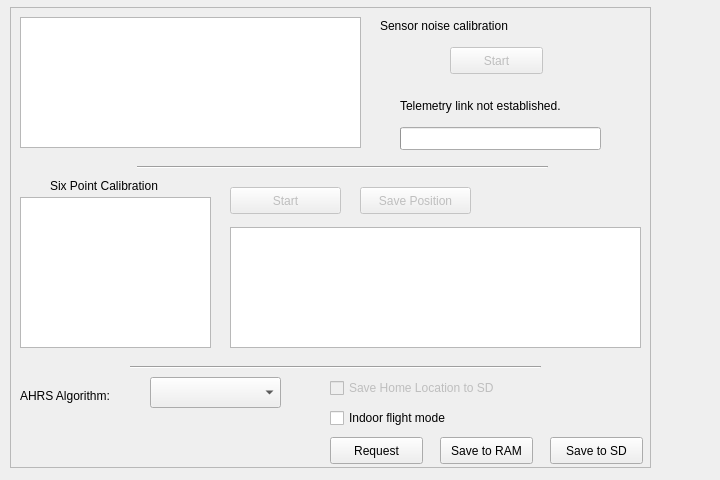
<?xml version="1.0" encoding="UTF-8"?>
<ui version="4.0">
 <class>AHRSWidget</class>
 <widget class="QWidget" name="AHRSWidget">
  <property name="geometry">
   <rect>
    <x>0</x>
    <y>0</y>
    <width>720</width>
    <height>480</height>
   </rect>
  </property>
  <property name="windowTitle">
   <string>Form</string>
  </property>
  <widget class="QFrame" name="Position6">
   <property name="geometry">
    <rect>
     <x>10</x>
     <y>7</y>
     <width>641</width>
     <height>461</height>
    </rect>
   </property>
   <property name="frameShape">
    <enum>QFrame::StyledPanel</enum>
   </property>
   <property name="frameShadow">
    <enum>QFrame::Raised</enum>
   </property>
   <widget class="QGraphicsView" name="ahrsBargraph">
    <property name="geometry">
     <rect>
      <x>10</x>
      <y>10</y>
      <width>341</width>
      <height>131</height>
     </rect>
    </property>
    <property name="toolTip">
     <string>These are the sensor variance values computed by the AHRS.

Tip: lower is better!</string>
    </property>
    <property name="verticalScrollBarPolicy">
     <enum>Qt::ScrollBarAlwaysOff</enum>
    </property>
    <property name="horizontalScrollBarPolicy">
     <enum>Qt::ScrollBarAlwaysOff</enum>
    </property>
   </widget>
   <widget class="QLabel" name="calibInstructions">
    <property name="geometry">
     <rect>
      <x>390</x>
      <y>90</y>
      <width>231</width>
      <height>17</height>
     </rect>
    </property>
    <property name="text">
     <string>Telemetry link not established.</string>
    </property>
   </widget>
   <widget class="QPushButton" name="ahrsCalibStart">
    <property name="enabled">
     <bool>false</bool>
    </property>
    <property name="geometry">
     <rect>
      <x>440</x>
      <y>40</y>
      <width>93</width>
      <height>27</height>
     </rect>
    </property>
    <property name="toolTip">
     <string>Press to start a calibration procedure, takes 30 seconds max.

Hint: run this with engines at cruising speed.</string>
    </property>
    <property name="text">
     <string>Start</string>
    </property>
   </widget>
   <widget class="Line" name="line">
    <property name="geometry">
     <rect>
      <x>127</x>
      <y>150</y>
      <width>411</width>
      <height>20</height>
     </rect>
    </property>
    <property name="orientation">
     <enum>Qt::Horizontal</enum>
    </property>
   </widget>
   <widget class="QLabel" name="label_2">
    <property name="geometry">
     <rect>
      <x>10</x>
      <y>380</y>
      <width>111</width>
      <height>17</height>
     </rect>
    </property>
    <property name="text">
     <string>AHRS Algorithm:</string>
    </property>
   </widget>
   <widget class="QComboBox" name="algorithm">
    <property name="geometry">
     <rect>
      <x>140</x>
      <y>370</y>
      <width>131</width>
      <height>31</height>
     </rect>
    </property>
    <property name="toolTip">
     <string>Select the sensor integration algorithm here.</string>
    </property>
   </widget>
   <widget class="QGraphicsView" name="sixPointsHelp">
    <property name="geometry">
     <rect>
      <x>10</x>
      <y>190</y>
      <width>191</width>
      <height>151</height>
     </rect>
    </property>
   </widget>
   <widget class="QLabel" name="label_3">
    <property name="geometry">
     <rect>
      <x>40</x>
      <y>170</y>
      <width>151</width>
      <height>17</height>
     </rect>
    </property>
    <property name="text">
     <string>Six Point Calibration</string>
    </property>
   </widget>
   <widget class="QPushButton" name="sixPointsStart">
    <property name="enabled">
     <bool>false</bool>
    </property>
    <property name="geometry">
     <rect>
      <x>220</x>
      <y>180</y>
      <width>111</width>
      <height>27</height>
     </rect>
    </property>
    <property name="text">
     <string>Start</string>
    </property>
   </widget>
   <widget class="QTextEdit" name="sixPointCalibInstructions">
    <property name="geometry">
     <rect>
      <x>220</x>
      <y>220</y>
      <width>411</width>
      <height>121</height>
     </rect>
    </property>
   </widget>
   <widget class="QCheckBox" name="homeLocation">
    <property name="enabled">
     <bool>false</bool>
    </property>
    <property name="geometry">
     <rect>
      <x>320</x>
      <y>370</y>
      <width>201</width>
      <height>22</height>
     </rect>
    </property>
    <property name="text">
     <string>Save Home Location to SD</string>
    </property>
   </widget>
   <widget class="QPushButton" name="ahrsSettingsSaveRAM">
    <property name="geometry">
     <rect>
      <x>430</x>
      <y>430</y>
      <width>93</width>
      <height>27</height>
     </rect>
    </property>
    <property name="toolTip">
     <string>Save settings to the OP board (RAM only).

This does not save the calibration settings, this is done using the
specific calibration button on top of the screen.</string>
    </property>
    <property name="text">
     <string>Save to RAM</string>
    </property>
   </widget>
   <widget class="QPushButton" name="ahrsSettingsSaveSD">
    <property name="geometry">
     <rect>
      <x>540</x>
      <y>430</y>
      <width>93</width>
      <height>27</height>
     </rect>
    </property>
    <property name="toolTip">
     <string>Send settings to OP board, and save to the microSD card.</string>
    </property>
    <property name="text">
     <string>Save to SD</string>
    </property>
   </widget>
   <widget class="QPushButton" name="ahrsSettingsRequest">
    <property name="geometry">
     <rect>
      <x>320</x>
      <y>430</y>
      <width>93</width>
      <height>27</height>
     </rect>
    </property>
    <property name="toolTip">
     <string>Refresh this screen with current values from the board.</string>
    </property>
    <property name="text">
     <string>Request</string>
    </property>
   </widget>
   <widget class="Line" name="line_3">
    <property name="geometry">
     <rect>
      <x>120</x>
      <y>350</y>
      <width>411</width>
      <height>20</height>
     </rect>
    </property>
    <property name="orientation">
     <enum>Qt::Horizontal</enum>
    </property>
   </widget>
   <widget class="QLabel" name="label">
    <property name="geometry">
     <rect>
      <x>370</x>
      <y>10</y>
      <width>251</width>
      <height>17</height>
     </rect>
    </property>
    <property name="text">
     <string>Sensor noise calibration</string>
    </property>
   </widget>
   <widget class="QProgressBar" name="calibProgress">
    <property name="enabled">
     <bool>true</bool>
    </property>
    <property name="geometry">
     <rect>
      <x>390</x>
      <y>120</y>
      <width>201</width>
      <height>23</height>
     </rect>
    </property>
    <property name="maximum">
     <number>15</number>
    </property>
    <property name="value">
     <number>0</number>
    </property>
    <property name="textVisible">
     <bool>false</bool>
    </property>
   </widget>
   <widget class="QPushButton" name="sixPointsSave">
    <property name="enabled">
     <bool>false</bool>
    </property>
    <property name="geometry">
     <rect>
      <x>350</x>
      <y>180</y>
      <width>111</width>
      <height>27</height>
     </rect>
    </property>
    <property name="text">
     <string>Save Position</string>
    </property>
   </widget>
   <widget class="QCheckBox" name="indoorFlight">
    <property name="geometry">
     <rect>
      <x>320</x>
      <y>400</y>
      <width>201</width>
      <height>22</height>
     </rect>
    </property>
    <property name="text">
     <string>Indoor flight mode</string>
    </property>
   </widget>
  </widget>
 </widget>
 <resources/>
 <connections/>
</ui>
